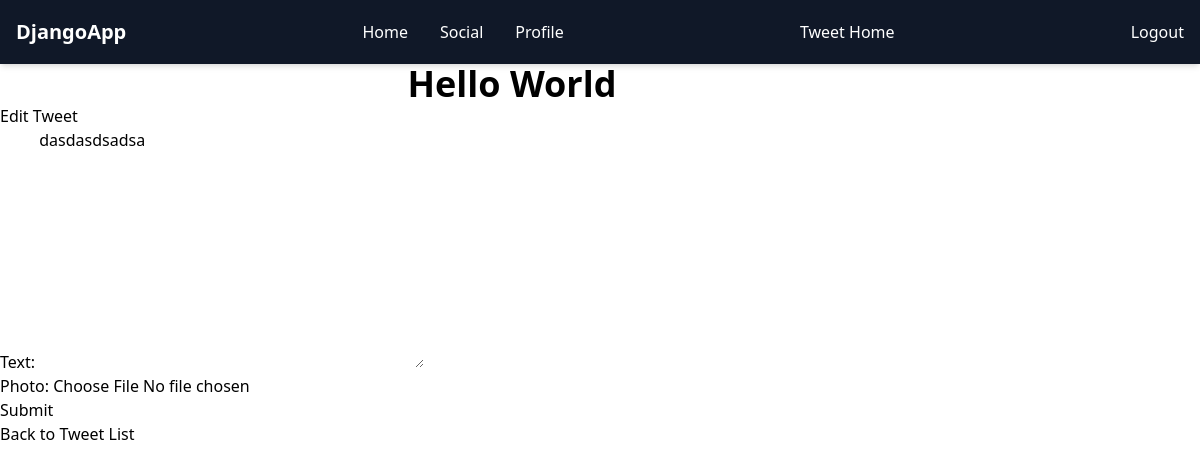
/social/1/edit/ (signed in), run on an earlier commit of the app's database.
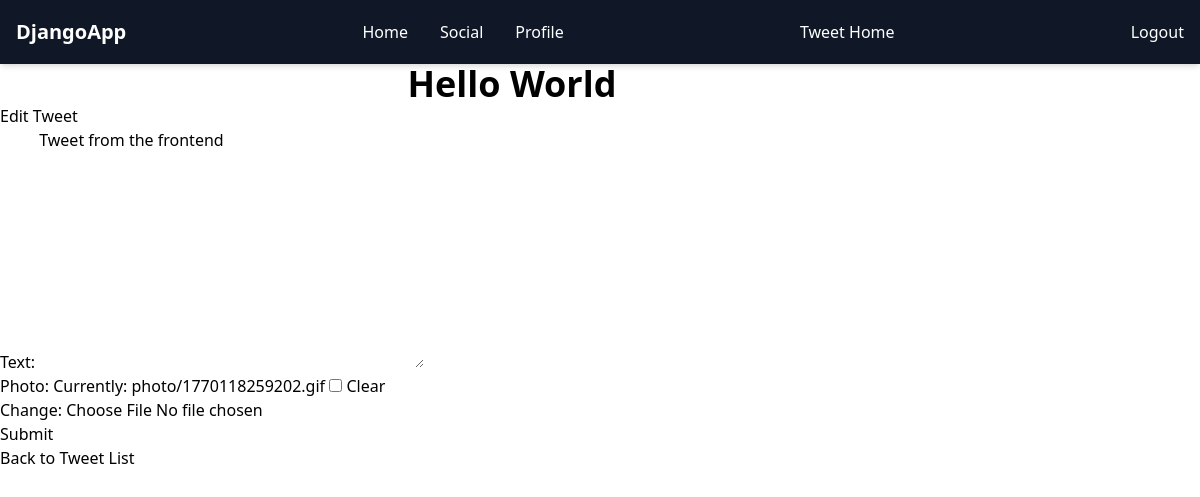
And on a later commit of the database.
### social/models.py (models this page shows, shortened)
class Tweet(models.Model):
    user = models.ForeignKey(User, on_delete=models.CASCADE)
    text = models.TextField(max_length=240)
    photo = models.ImageField(upload_to='photo/', blank=True, null=True)
    created_at = models.DateTimeField(auto_now_add=True)
    updated_at = models.DateTimeField(auto_now=True)

### social/views.py (the view)
# urls.py: path('<int:tweet_id>/edit/', views.tweet_edit, name = 'tweet_edit' ),
@login_required
def tweet_edit(request, tweet_id):
    tweet = get_object_or_404(Tweet, pk=tweet_id, user = request.user)
    if request.method == "POST":
        form = TweetForm(request.POST, request.FILES, instance=tweet)
        if form.is_valid():
            tweet = form.save(commit=False)
            tweet.user = request.user
            tweet.save()
            return redirect('tweet_list')
    else:
        form = TweetForm(instance=tweet)
    return render(request, 'tweet_form.html', {'form': form})

### social/forms.py
class TweetForm(forms.ModelForm):
    class Meta:
        model = Tweet
        fields = ['text', 'photo']

### social/templates/tweet_form.html (shortened to what this page needs)
{%  extends "layout.html" %}
{% block content %}
    <h1 class="text-4xl font-bold text-center">
        Hello World
    </h1>
    <h2>
        {% if form.instance.pk %}
        Edit Tweet
        {% else %}
        Create Tweet
        {% endif %}
        <form method="post" enctype="multipart/form-data" class="form">
           {{form.as_p}}
           <button class="btn btn-warning" type="submit">Submit</button>
        </form>
        <a href="{% url 'tweet_list' %}">Back to Tweet List</a>
    </h2>
{% endblock %}

What changed in the data, as far as the page shows it:
changed Tweet: text "dasdasdsadsa" → "Tweet from the frontend"
Also different on the page:
form field as_p: (not shown) → "☐"
text no longer shown: "Text: Photo:"
text now shown: "Text: Photo: Currently: photo/1770118259202.gif Clear Change:"
